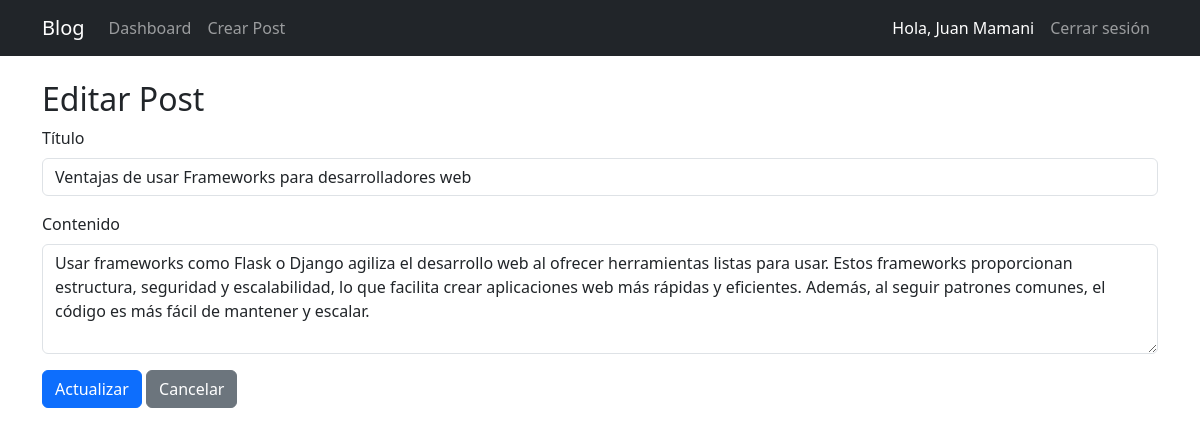
Page /editar/2 (signed in) on the committed database.
### tables this page shows
CREATE TABLE users (
            id INTEGER PRIMARY KEY,
            name TEXT NOT NULL,
            email TEXT NOT NULL UNIQUE,
            username TEXT NOT NULL UNIQUE,
            password TEXT NOT NULL
        );

CREATE TABLE posts (
            id INTEGER PRIMARY KEY,
            title TEXT NOT NULL,
            content TEXT NOT NULL,
            user_id INTEGER NOT NULL,
            created_at TIMESTAMP DEFAULT CURRENT_TIMESTAMP,
            FOREIGN KEY (user_id) REFERENCES users (id)
        );

### App.py (the view, shortened to what this page needs)
@app.route("/editar/<int:post_id>", methods=['GET', 'POST'])
@login_required
def editar(post_id):
    conn = get_db_connection()
    post = conn.execute("SELECT * FROM posts WHERE id = ?", (post_id,)).fetchone()
    if not post or post['user_id'] != current_user.id:
        flash("No autorizado", "danger")
        return redirect(url_for("dashboard"))
    conn.close()
    return render_template("editar_post.html", post=post)

### App.py (called while the page is built)
def get_db_connection():
    conn = sqlite3.connect("blog.db")
    conn.row_factory = sqlite3.Row
    return conn

@login_manager.user_loader
def load_user(user_id):
    return User.get_by_id(user_id)

    @staticmethod
    def get_by_id(user_id):
        conn = get_db_connection()
        user = conn.execute("SELECT * FROM users WHERE id = ?", (user_id,)).fetchone()
        conn.close()
        if user:
            return User(user['id'], user['username'], user['password'], user['name'], user['email'])
        return None

### templates/editar_post.html
{% extends 'base.html' %}
{% block content %}
<h2>Editar Post</h2>
<form method="POST">
    <div class="mb-3">
        <label class="form-label">Título</label>
        <input type="text" name="title" class="form-control" value="{{ post['title'] }}" required>
    </div>
    <div class="mb-3">
        <label class="form-label">Contenido</label>
        <textarea name="content" class="form-control" rows="4" required>{{ post['content'] }}</textarea>
    </div>
    <button type="submit" class="btn btn-primary">Actualizar</button>
    <a href="{{ url_for('dashboard') }}" class="btn btn-secondary">Cancelar</a>
</form>
{% endblock %}

### templates/base.html (shortened to what this page needs)
<!doctype html>
<html lang="es">
<head>
    <link href="https://cdn.jsdelivr.net/npm/bootstrap@5.3.0/dist/css/bootstrap.min.css" rel="stylesheet">
</head>
<body>
    <nav class="navbar navbar-expand-lg navbar-dark bg-dark">
        <div class="container">
            <a class="navbar-brand">Blog</a>
            <div class="collapse navbar-collapse" id="navbarNav">
                <ul class="navbar-nav me-auto">
                    <a class="nav-link" href="{{ url_for('index') }}">Dashboard</a>
                    {% if current_user.is_authenticated %}
                        <li class="nav-item">
                            <a class="nav-link" href="{{ url_for('dashboard') }}">Crear Post</a>
                        </li>
                    {% endif %}
                </ul>
                <ul class="navbar-nav">
                    {% if current_user.is_authenticated %}
                    <li class="nav-item">
                        <a class="nav-link disabled text-white">Hola, {{ current_user.name }}</a>
                    </li>
                        <li class="nav-item">
                            <a class="nav-link" href="{{ url_for('logout') }}">Cerrar sesión</a>
                        </li>
                    {% endif %}
                </ul>
            </div>
        </div>
    </nav>
    <div class="container mt-4">
        {% block content %}{% endblock %}
    </div>
</body>
</html>

### rows in the picture
users: name "Juan Mamani"
posts: title "Ventajas de usar Frameworks para desarrolladores web", content "Usar frameworks como Flask o Django agiliza el desarrollo web al ofrecer herramientas listas para usar. Estos frameworks proporcionan estructura, seguridad y escalabilidad, lo que facilita crear aplicaciones web más rápidas y eficientes. Además, al seguir patrones comunes, el código es más fácil de mantener y escalar."
